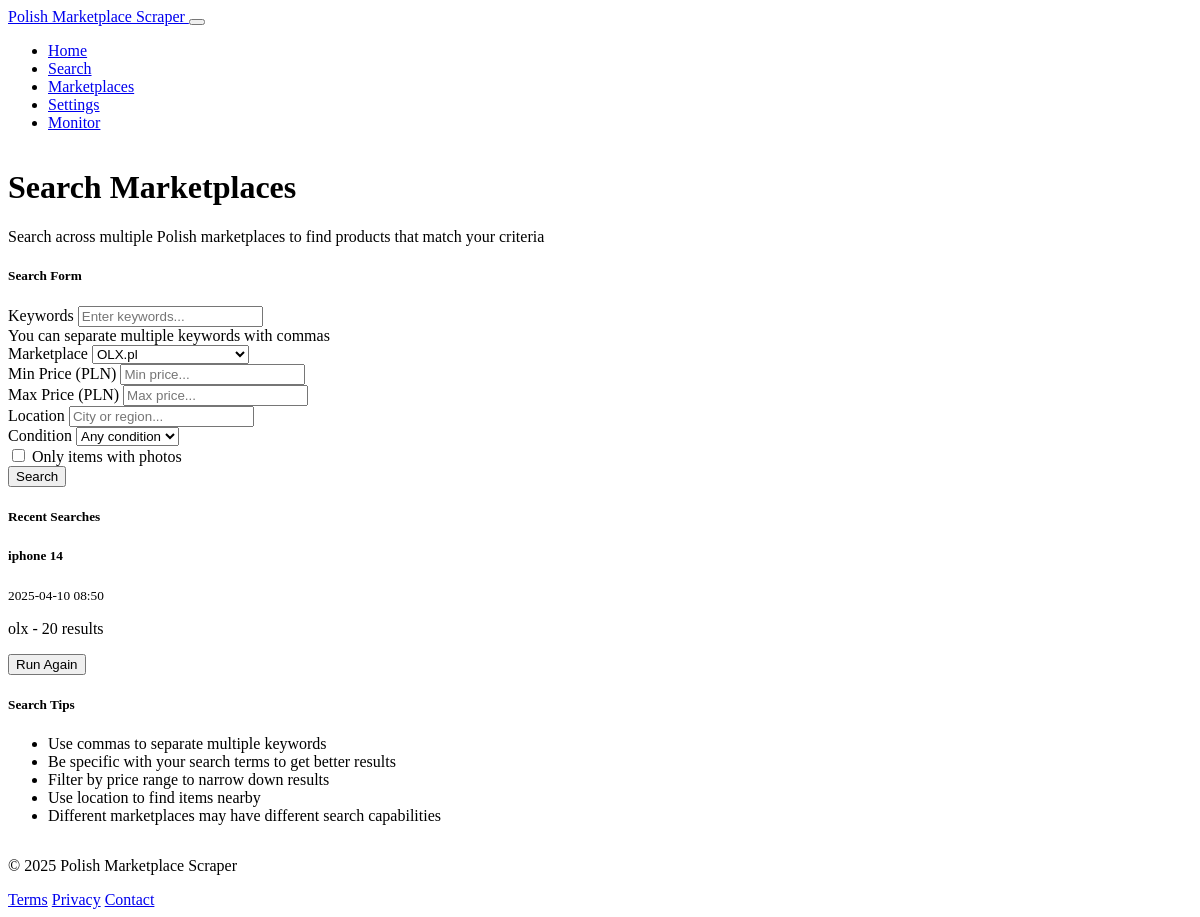
Before: /search with the older database file.
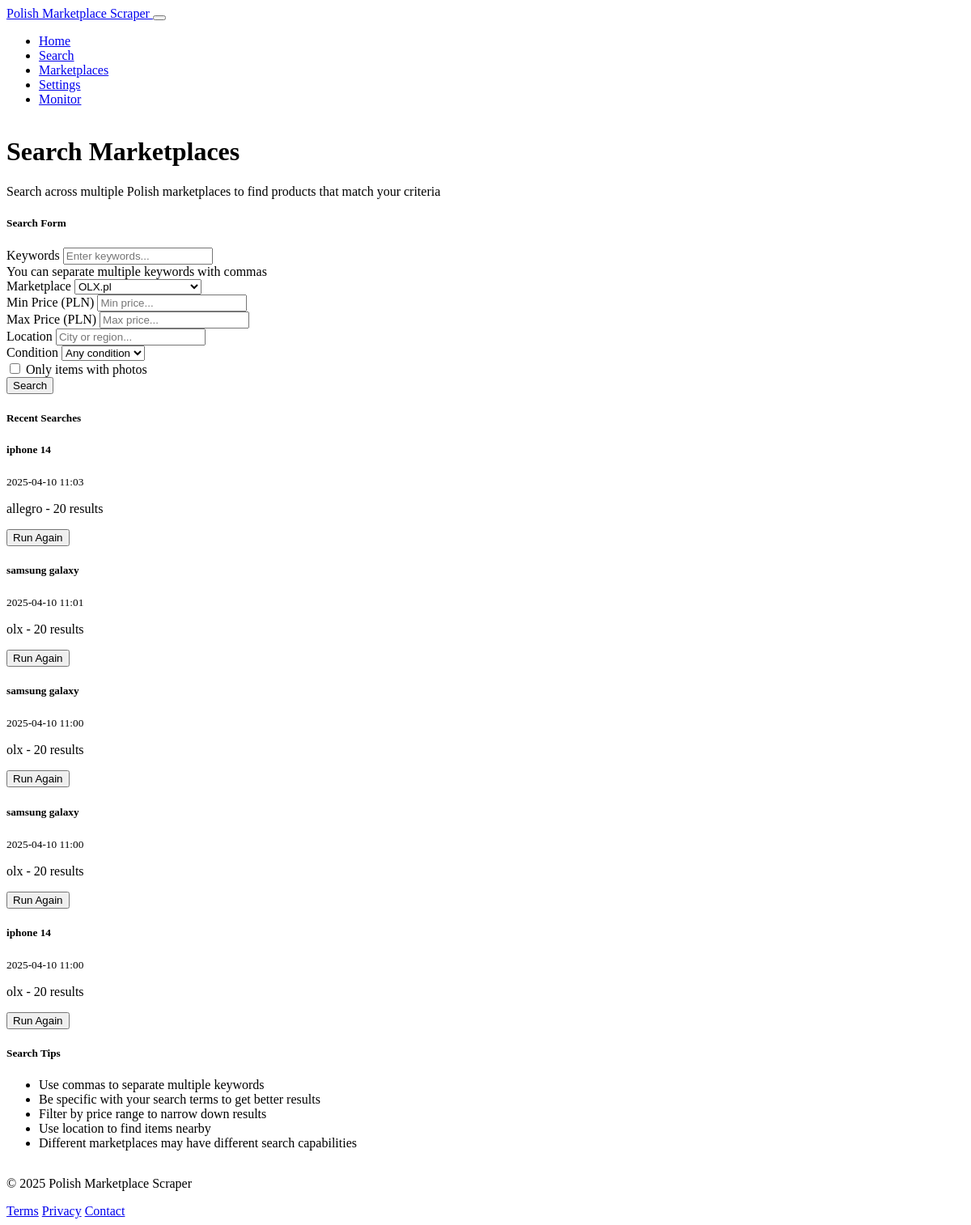
After: the same page with the newer database file.
### models.py (models this page shows, shortened)
class SearchResult(db.Model):
    id = db.Column(db.Integer, primary_key=True)
    search_term = db.Column(db.String(255), nullable=False)
    marketplace = db.Column(db.String(50), nullable=False)
    filters = db.Column(JSON, nullable=True)
    result_count = db.Column(db.Integer, default=0)
    created_at = db.Column(db.DateTime, default=datetime.utcnow)

### routes.py (the view, shortened to what this page needs)
@app.route('/search', methods=['GET', 'POST'])
def search():
    marketplaces = Marketplace.get_available_marketplaces()
    recent_searches = SearchResult.query.order_by(SearchResult.created_at.desc()).limit(5).all()
    return render_template(
        'search.html',
        title='Search Marketplaces',
        marketplaces=marketplaces,
        recent_searches=recent_searches
    )

### models.py (called while the page is built)
    @classmethod
    def is_feature_enabled(cls, feature_name):
        feature = cls.query.filter_by(name=feature_name).first()
        return feature and feature.is_enabled

    @classmethod
    def get_available_marketplaces(cls, include_premium=False):
        query = cls.query.filter_by(is_enabled=True)
        if not include_premium:
            query = query.filter_by(is_premium=False)
        return query.order_by(cls.priority.desc()).all()

### templates/search.html (shortened to what the changed rows need)
{% extends 'base.html' %}
{% block content %}
<div class="row mb-4">
    <div class="col-md-12">
        <h1>Search Marketplaces</h1>
    </div>
</div>
<div class="row">
    <div class="col-md-4">
        <div class="card mb-4">
            <div class="card-body">
                <div class="list-group">
                    {% for search in recent_searches %}
                    <form action="{{ url_for('search') }}" method="post" class="list-group-item list-group-item-action">
                        <div class="d-flex w-100 justify-content-between">
                            <h5 class="mb-1">{{ search.search_term }}</h5>
                            <small>{{ format_datetime(search.created_at) }}</small>
                        </div>
                        <p class="mb-1">
                            {{ search.marketplace }} - {{ search.result_count }} results
                        </p>
                        <button type="submit" class="btn btn-sm btn-outline-primary mt-2">
                             Run Again
                        </button>
                    </form>
                    {% else %}
                    <div class="list-group-item">
                        <p class="mb-0 text-center">No recent searches found</p>
                    </div>
                    {% endfor %}
                </div>
            </div>
        </div>
    </div>
</div>
{% endblock %}

Changed rows visible on the page:
no longer on this page (row edited): SearchResult: search_term "iphone 14", created_at "2025-04-10 08:50", marketplace "olx", result_count "20"
added SearchResult: search_term "iphone 14", created_at "2025-04-10 11:03", marketplace "allegro", result_count "20"
added SearchResult: search_term "samsung galaxy", created_at "2025-04-10 11:01", marketplace "olx", result_count "20"
added SearchResult: search_term "samsung galaxy", created_at "2025-04-10 11:00", marketplace "olx", result_count "20"
added SearchResult: search_term "samsung galaxy", created_at "2025-04-10 11:00", marketplace "olx", result_count "20"
added SearchResult: search_term "iphone 14", created_at "2025-04-10 11:00", marketplace "olx", result_count "20"
